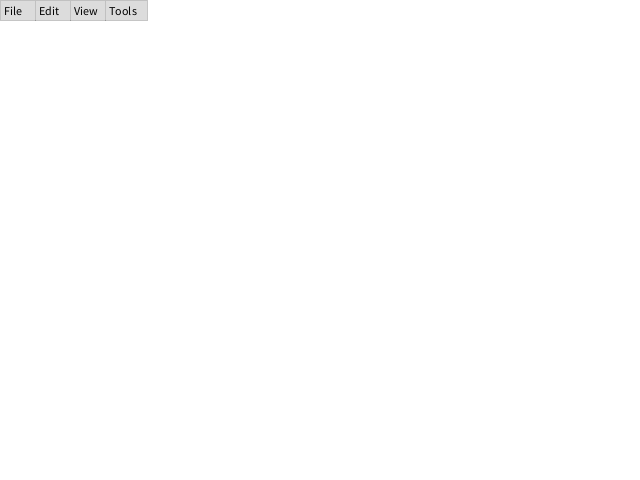
Frame 1 (no input)
Frame 60 (the mouse pressed at the canvas centre just before this capture): identical to frame 1, image omitted
Frame 120 (the mouse held since frame 60 and released just before this capture): identical to frame 1, image omitted

The Processing sketch that drew this single still picture (run headless with seeded random() and noise(); from frame 60 on, the mouse is pressed at the canvas centre):

// Processing sketch: I_3_Menu_Bar
// ── I_3_Menu_Bar.pde
MenuBar b;

void setup() {
  size(640, 480);
  b = new MenuBar();
}

void draw() {
  background(255);
  b.run();
  b.display();
}
// ── Button.pde
class Button {
  PVector pos;
  float w;
  float h;
  String name;
  PVector colour = new PVector(200, 200, 200);
  Settings setting = new Default();
  
  Button() {
    pos = new PVector(0, 0);
    name  = "";
    w = 50;
    h = 10;
  }
  Button(PVector pos) {
    this.pos = pos.copy();
    name  = "";
    w = 50;
    h = 10;
  }
  Button(PVector pos, float w, float h) {
    name  = "";
    this.pos = pos.copy();
    this.w = w;
    this.h = h;
  }
  
  Button(PVector pos, String s) {
    name  = s;
    this.pos = pos.copy();
    this.w = setting.getWidth(s);
    this.h = setting.getHeight();
  }
  
  Button(PVector pos, float w, String s) {
    name  = s;
    this.pos = pos.copy();
    this.w = w;
    this.h = setting.getHeight();
  }
  
  boolean hover() {
    if((mouseX > pos.x && mouseX < pos.x + 2*w) && (mouseY > pos.y && mouseY < pos.y + 2*h)) {
      colour = setting.getHighlight();
      return true;
    }
    colour = setting.getColour();
    return false;
  }
  
  void run() {
    hover();
  }
  void display() {
    strokeWeight(0);
    fill(colour.x, colour.y, colour.z);
    rect(pos.x, pos.y, 2*w, 2*h);
    if(name.length() != 0) {
      fill(0);
      text(name, pos.x + setting.getWidth(""), pos.y + 3*h/2);
    }
    
  }
}
// ── Default.pde
class Default implements Settings { 
  
  float getWidth(String s) {
    return 3.5*(s.length() + 1);
  }
  float getHeight() {
    return 10;    
  }
  PVector getColour() {
    return new PVector(220, 220, 220);
  }
  PVector getHighlight() {
    return new PVector(160, 180, 210);
  }
}
// ── DropdownMenu.pde
class DropdownMenu {
  PVector pos;
  Button dropdown;
  ArrayList<String> options;
  ArrayList<Button> buttons;
  String name;
  PVector colour;
  boolean selected = false;
  Settings setting = new Default();
  
  DropdownMenu(ArrayList<String> options) {
    pos = new PVector(0, 0);
    name = "File";
    dropdown = new Button(pos, name);
    init(options);
  }
  
  DropdownMenu(PVector pos, ArrayList<String> options) {
    name = "File";
    this.pos = pos.copy();
    dropdown = new Button(pos, name);
    init(options);
  }
  DropdownMenu(PVector pos, String s, ArrayList<String> options) {
    name = s;
    this.pos = pos.copy();
    dropdown = new Button(pos, name);
    init(options);
  }
  
  void init(ArrayList<String> options) {
    this.options = options;
    float w = -1;
    for(String s : options) {
      if(setting.getWidth(s) > w) w = setting.getWidth(s);
    }
    buttons = new ArrayList<Button>();
    for(int i = 0; i < options.size(); i++) {
      buttons.add(new Button(new PVector(pos.x, pos.y + 2 * (i + 1) * setting.getHeight()), w, options.get(i)));
    }
  }
  
  void hover() {
    dropdown.hover();
    if(selected) {
      dropdown.colour = setting.getHighlight();
      for(Button b : buttons) b.hover();      
    }
  }
  
  void run() {
    if(mousePressed) {
      if(dropdown.hover()) selected = true;
      else selected = false;
    }
    hover();
    display();
  }
  
  void display() {
    dropdown.display();
    if(selected) {
      for(Button b : buttons) b.display(); 
    }
  }
}
// ── MenuBar.pde
class MenuBar {
  ArrayList<String> names;
  ArrayList<DropdownMenu> menus;
  Settings settings = new Default();
  
  MenuBar() {
    names = new ArrayList<String>();
    addMenuNames();
    PVector pos = new PVector(0, 0);
    menus = new ArrayList<DropdownMenu>();
    for(int i = 0; i < names.size(); i++) {
      menus.add(new DropdownMenu(pos, names.get(i), addMenu(i)));
      pos.x += 2 * settings.getWidth(names.get(i));
    }
  }
  
  void addMenuNames() {
    names.add("File");
    names.add("Edit");
    names.add("View");
    names.add("Tools");
  }
  
  ArrayList<String> addMenu(int i) {
    switch(i) {
      case 0:
        return addFileMenuOptions();
      case 1:
        return addEditMenuOptions();
      case 2:
        return addViewMenuOptions();
      default:
        return addToolsMenuOptions();
    }
    
  }
  
  ArrayList<String> addFileMenuOptions() {
    ArrayList<String> options = new ArrayList<String>();
    options.add("New");
    options.add("Open");
    options.add("Save");
    options.add("Save As");
    options.add("Export");
    return options;
  }
  
  ArrayList<String> addEditMenuOptions() {
    ArrayList<String> options = new ArrayList<String>();
    options.add("Undo");
    options.add("Redo");
    options.add("Copy");
    options.add("Paste");
    options.add("Delete");
    options.add("Select All");
    return options;
  }
  
  ArrayList<String> addViewMenuOptions() {
    ArrayList<String> options = new ArrayList<String>();
    options.add("Dockable Dialogs");
    options.add("Zoom");
    return options;
  }
  
  ArrayList<String> addToolsMenuOptions() {
    ArrayList<String> options = new ArrayList<String>();
    options.add("Selection Tools");
    options.add("Paint Tools");
    options.add("Transform Tools");
    options.add("Colour Tools");
    return options;
  }
  
  void run() {
    for(DropdownMenu m : menus) {
      m.run();
    }
  }
  
  void display() {
    for(DropdownMenu m : menus) {
      m.display();
    }
  }
}
// ── Settings.pde
interface Settings {  
  float getWidth(String s);
  float getHeight();
  PVector getColour();
  PVector getHighlight();
}
